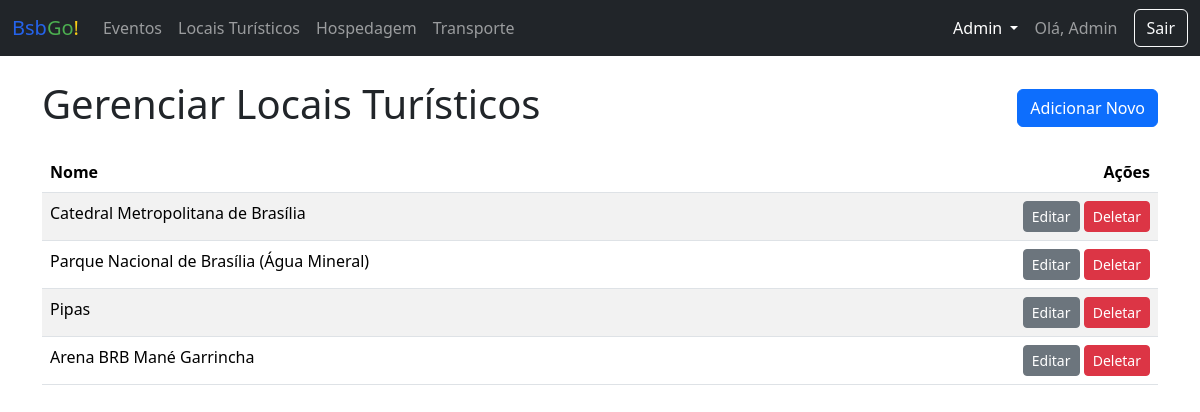
The app's page /admin/pontos (signed in) with its own data.
### app/models.py (models this page shows, shortened)
class Usuario(UserMixin, db.Model):
    id = db.Column(db.Integer, primary_key=True)
    nome = db.Column(db.String(100), nullable=False)
    email = db.Column(db.String(150), unique=True, nullable=False)
    senha_hash = db.Column(db.String(256))
    tipo = db.Column(db.String(50), nullable=False, default='turista') # turista, morador, admin

class PontoTuristico(db.Model):
    id = db.Column(db.Integer, primary_key=True)
    nome = db.Column(db.String(100), nullable=False)
    descricao = db.Column(db.Text, nullable=False)
    localizacao = db.Column(db.String(150))
    categoria = db.Column(db.String(50))
    horario = db.Column(db.String(100))
    preco = db.Column(db.Float)
    imagem_file = db.Column(db.String(100), nullable=False, default='default.jpg')
    eventos = db.relationship('Evento', backref='ponto', lazy=True)

### app/routes.py (the view)
@main.route('/admin/pontos')
@login_required
@admin_required
def admin_pontos():
    pontos = PontoTuristico.query.all()
    return render_template('admin_manager.html', items=pontos, title="Locais Turísticos", item_type="ponto")

### app/__init__.py (called while the page is built)
def create_app():
    app = Flask(__name__)
    app.config['SECRET_KEY'] = os.environ.get('SECRET_KEY')
    app.config['SQLALCHEMY_DATABASE_URI'] = 'sqlite:///database.db'
    app.config['SQLALCHEMY_TRACK_MODIFICATIONS'] = False
    db.init_app(app)
    migrate.init_app(app, db)
    login_manager.init_app(app)
    login_manager.login_view = 'main.login' # type: ignore
    from .models import Usuario
    @login_manager.user_loader
    def load_user(user_id):
        return Usuario.query.get(int(user_id))
    from .routes import main as main_blueprint
    app.register_blueprint(main_blueprint)
    return app

### app/routes.py (called while the page is built)
def admin_required(f):
    @wraps(f)
    def decorated_function(*args, **kwargs):
        if not current_user.is_authenticated or current_user.tipo != 'admin':
            abort(403) # Proibido o acesso
        return f(*args, **kwargs)
    return decorated_function

### app/templates/admin_manager.html (shortened to what this page needs)
{% extends 'base.html' %}
{% block content %}
<div class="d-flex justify-content-between align-items-center mb-3">
    <h1>Gerenciar {{ title }}</h1>
    <a href="{{ url_for('main.novo_' + item_type) }}" class="btn btn-primary">Adicionar Novo</a>
</div>
<div class="table-responsive">
    <table class="table table-striped">
        <thead>
            <tr>
                <th>Nome</th>
                <th class="text-end">Ações</th>
            </tr>
        </thead>
        <tbody>
            {% for item in items %}
            <tr>
                <td>
                    {{ item.nome }}
                </td>
                <td class="text-end">
                    {% if item_type == 'ponto' %}
                        <a href="{{ url_for('main.editar_ponto', ponto_id=item.id) }}" class="btn btn-secondary btn-sm">Editar</a>
                        <form action="{{ url_for('main.deletar_ponto', ponto_id=item.id) }}" method="POST" class="d-inline" onsubmit="return confirm('Tem certeza que deseja deletar este item?');">
                            <button type="submit" class="btn btn-danger btn-sm">Deletar</button>
                        </form>
                    {% endif %}
                </td>
            </tr>
            {% else %}
            <tr>
                <td colspan="2" class="text-center">Nenhum item encontrado.</td>
            </tr>
            {% endfor %}
        </tbody>
    </table>
</div>
{% endblock %}

### app/templates/base.html (shortened to what this page needs)
<!DOCTYPE html>
<html lang="pt-br">
  <head>
    <link
      href="https://cdn.jsdelivr.net/npm/bootstrap@5.3.3/dist/css/bootstrap.min.css"
      rel="stylesheet"
    />
    <link rel="stylesheet" href="../static/css/style.css">
  </head>
  <body>
    <nav class="navbar navbar-expand-lg navbar-dark bg-dark">
      <div class="container-fluid">
        <a class="navbar-brand title-bsb" href="{{ url_for('main.index') }}">Bsb<span class="go">Go</span><span class="exclaim">!</span></a>
        <div class="collapse navbar-collapse" id="navbarNav">
          <ul class="navbar-nav me-auto mb-2 mb-lg-0">
            <li class="nav-item"><a class="nav-link" href="#">Eventos</a></li>
            <li class="nav-item">
              <a class="nav-link" href="#">Locais Turísticos</a>
            </li>
            <li class="nav-item">
              <a class="nav-link" href="#">Hospedagem</a>
            </li>
            <li class="nav-item">
              <a class="nav-link" href="#">Transporte</a>
            </li>
          </ul>
          <div class="d-flex align-items-center">
            {% if current_user.is_authenticated %} {% if current_user.tipo ==
            'admin' %}
            <div class="nav-item dropdown me-3">
              <a
                class="nav-link dropdown-toggle text-white"
                href="#"
                id="adminDropdown"
                role="button"
                data-bs-toggle="dropdown"
                aria-expanded="false"
              >
                Admin
              </a>
            </div>
            {% endif %}
            <span class="navbar-text me-3">Olá, {{ current_user.nome }}</span>
            <a class="btn btn-outline-light" href="{{ url_for('main.logout') }}"
              >Sair</a
            >
            {% endif %}
          </div>
        </div>
      </div>
    </nav>
    <main class="container mt-4">
       {% block content %}{% endblock %}
    </main>
  </body>
</html>

### records on screen
Usuario: nome "Admin"
PontoTuristico: nome "Catedral Metropolitana de Brasília"
PontoTuristico: nome "Parque Nacional de Brasília (Água Mineral)"
PontoTuristico: nome "Pipas"
PontoTuristico: nome "Arena BRB Mané Garrincha"

### other values on screen
{{ title }} "Locais Turísticos"
